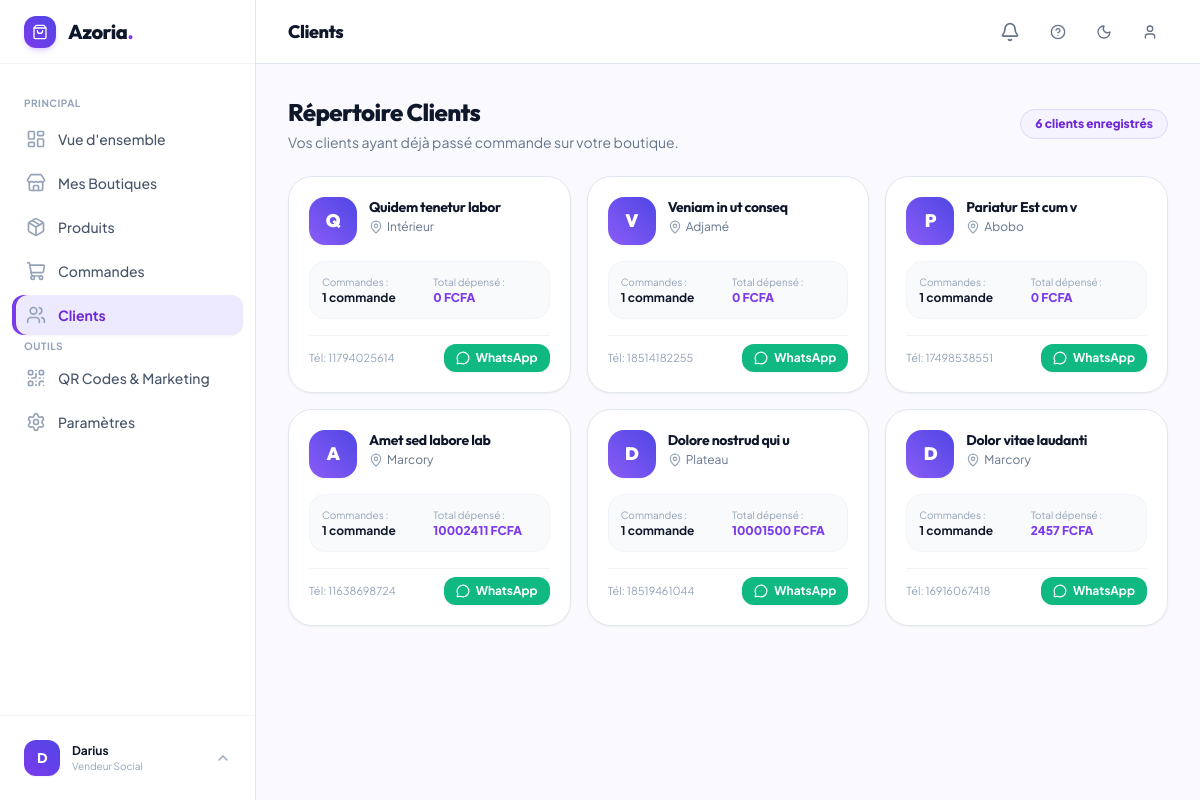
Before: /boutique/clients/ (signed in) with the older database file.
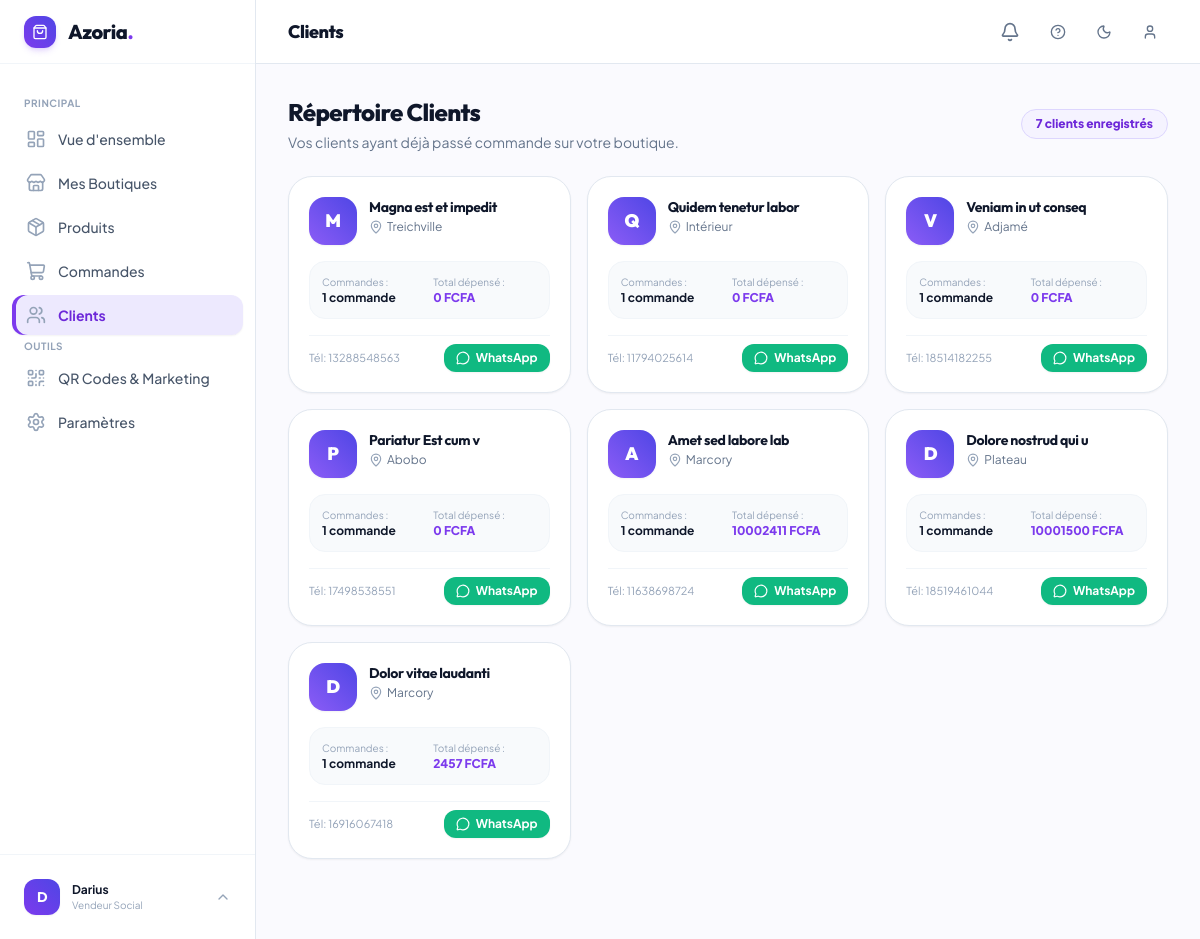
After: the same page with the newer database file.
### apps/shop/models.py (models this page shows, shortened)
class Order(models.Model):
    STATUS_CHOICES = [
        ('pending', '🟡 Reçue (En attente)'),
        ('confirmed', '🔵 Confirmée'),
        ('shipped', '🟣 En livraison / En route'),
        ('delivered', '🟢 Livrée'),
        ('cancelled', '🔴 Annulée'),
    ]
    PAYMENT_CHOICES = [
        ('livraison', 'Paiement à la livraison (Cash)'),
        ('wave', 'Wave'),
        ('orange_money', 'Orange Money'),
        ('mtn', 'MTN Mobile Money'),
        ('moov', 'Moov Money'),
    ]
    uuid = models.UUIDField(default=uuid.uuid4, editable=False, unique=True)
    order_number = models.CharField(max_length=30, unique=True, editable=False, verbose_name=_("Numéro de commande"))
    shop = models.ForeignKey(Shop, on_delete=models.CASCADE, related_name='orders', verbose_name=_("Boutique"))
    customer_name = models.CharField(max_length=120, verbose_name=_("Nom du client"))
    customer_phone = models.CharField(max_length=30, verbose_name=_("Téléphone WhatsApp"))
    customer_city = models.CharField(max_length=80, verbose_name=_("Commune / Ville"))
    customer_address = models.CharField(max_length=255, verbose_name=_("Précision adresse / Carrefour / Repère"))
    notes = models.TextField(blank=True, verbose_name=_("Instructions spéciales"))
    subtotal = models.DecimalField(max_digits=12, decimal_places=2, default=0.00, verbose_name=_("Sous-total (FCFA)"))
    delivery_fee = models.DecimalField(max_digits=10, decimal_places=2, default=0.00, verbose_name=_("Frais de livraison (FCFA)"))
    total_amount = models.DecimalField(max_digits=12, decimal_places=2, default=0.00, verbose_name=_("Total TTC (FCFA)"))
    status = models.CharField(max_length=20, choices=STATUS_CHOICES, default='pending', verbose_name=_("Statut"))
    payment_method = models.CharField(max_length=30, choices=PAYMENT_CHOICES, default='livraison', verbose_name=_("Mode de paiement"))
    created_at = models.DateTimeField(auto_now_add=True, verbose_name=_("Date de commande"))
    updated_at = models.DateTimeField(auto_now=True, verbose_name=_("Dernière mise à jour"))
    class Meta:
        verbose_name = _("Commande")
        verbose_name_plural = _("Commandes")
        ordering = ['-created_at']

### apps/shop/views.py (the view)
# urls.py: path('clients/', views.customer_list, name='customer_list'),
@login_required
def customer_list(request):
    shop = Shop.objects.filter(owner=request.user).first()
    if not shop:
        return redirect('core:dashboard')
    orders = Order.objects.filter(shop=shop)
    customers_map = {}
    for o in orders:
        phone = o.customer_phone
        if phone not in customers_map:
            customers_map[phone] = {
                'name': o.customer_name,
                'phone': o.customer_phone,
                'city': o.customer_city,
                'order_count': 0,
                'total_spent': Decimal('0.00'),
            }
        customers_map[phone]['order_count'] += 1
        if o.status in ['confirmed', 'shipped', 'delivered']:
            customers_map[phone]['total_spent'] += o.total_amount
    customers = list(customers_map.values())
    return render(request, 'shop/customer_list.html', {
        'shop': shop,
        'customers': customers
    })

### templates/shop/customer_list.html (shortened to what this page needs)
{% extends 'core/base_dashboard.html' %}
{% block header_title %}Clients{% endblock %}
{% block content %}
<div class="max-w-6xl mx-auto pb-12 space-y-6">
    <div class="flex flex-col sm:flex-row sm:items-center justify-between gap-4">
        <div>
            <h1 class="font-heading text-2xl font-extrabold text-slate-900 dark:text-white tracking-tight">Répertoire Clients</h1>
            <p class="text-sm text-slate-500 mt-1">Vos clients ayant déjà passé commande sur votre boutique.</p>
        </div>
        <span class="px-3.5 py-1.5 rounded-full bg-brand-50 dark:bg-slate-800 border border-brand-200 dark:border-slate-700 text-brand-700 dark:text-brand-400 font-extrabold text-xs">
            {{ customers|length }} client{{ customers|length|pluralize }} enregistré{{ customers|length|pluralize }}
        </span>
    </div>
    {% if customers %}
    <div class="grid grid-cols-1 md:grid-cols-2 lg:grid-cols-3 gap-4">
        {% for customer in customers %}
        <div class="bg-white dark:bg-slate-800 rounded-3xl p-5 border border-slate-200 dark:border-slate-700 shadow-sm hover:shadow-md transition-all flex flex-col justify-between space-y-4">
            <div class="flex items-start gap-3">
                <div class="w-12 h-12 rounded-2xl bg-gradient-to-tr from-brand-500 to-indigo-600 text-white font-heading font-black text-lg flex items-center justify-center shadow-sm shrink-0">
                    {{ customer.name|make_list|first|upper }}
                </div>
                <div class="min-w-0 flex-1">
                    <h3 class="font-bold text-slate-900 dark:text-white text-sm truncate">{{ customer.name }}</h3>
                    <p class="text-xs text-slate-500 flex items-center gap-1 mt-0.5">
                        <i data-lucide="map-pin" class="w-3.5 h-3.5 text-slate-400"></i>
                        <span>{{ customer.city|default:"Abidjan" }}</span>
                    </p>
                </div>
            </div>
            <div class="grid grid-cols-2 gap-2 p-3 bg-slate-50 dark:bg-slate-900/50 rounded-2xl border border-slate-100 dark:border-slate-700/60 text-xs">
                <div>
                    <span class="text-[10px] text-slate-400">Commandes :</span>
                    <p class="font-bold text-slate-900 dark:text-white">{{ customer.order_count }} commande{{ customer.order_count|pluralize }}</p>
                </div>
                <div>
                    <span class="text-[10px] text-slate-400">Total dépensé :</span>
                    <p class="font-extrabold text-brand-600 dark:text-brand-400">{{ customer.total_spent|floatformat:0 }} FCFA</p>
                </div>
            </div>
            <div class="pt-2 flex items-center justify-between border-t border-slate-100 dark:border-slate-700 text-xs">
                <span class="text-[11px] text-slate-400">Tél: {{ customer.phone }}</span>
                <a href="https://wa.me/{{ customer.phone|cut:' '|cut:'+' }}?text=Bonjour%20{{ customer.name|urlencode }},%20merci%20de%20votre%20confiance%20sur%20{{ shop.name|urlencode }}%20!"
                   target="_blank"
                   class="inline-flex items-center gap-1.5 px-3 py-1.5 rounded-xl bg-emerald-500 hover:bg-emerald-600 text-white font-bold text-xs shadow-sm transition-colors">
                    <i data-lucide="message-circle" class="w-3.5 h-3.5"></i>
                    <span>WhatsApp</span>
                </a>
            </div>
        </div>
        {% endfor %}
    </div>
    {% endif %}
</div>
{% endblock %}

Changed rows visible on the page:
added Order: name|make_list "M", name "Magna est et impedit", city "Treichville", phone "13288548563"
Other visible differences:
{{ customers|length }}: "6" → "7"
new list line: "Commandes : 1 commande Total dépensé : 0 FCFA Tél: WhatsApp"
